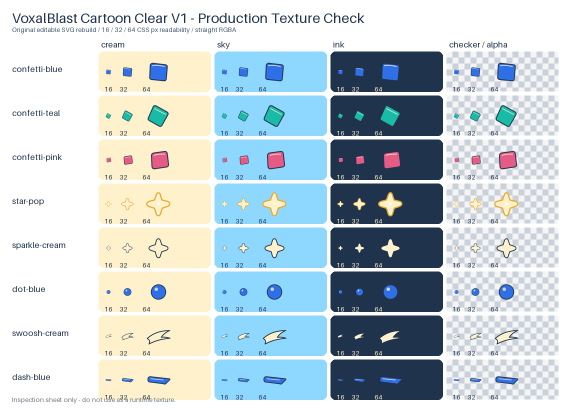
#> input picture docs/assets/cartoon-clear-v1/preview.png, 1152 x 820 px (shown at 1/2 size)
$ python -i build-impact-feedback-assets.py   (imports and definitions only)
#> lines starting #> are read from the running program, lines starting #| are printed output that depends on the picture
#!/usr/bin/env python3
"""Build and deeply validate VoxalBlast Impact Feedback V2 production assets.

Editable SVG/JSON under docs/assets/impact-feedback-v2/sources are source of truth.
Raster output uses offline Edge at 4x followed by Pillow LANCZOS. --check is
strictly read-only and validates hashes, frame policy, animation cleanup, and GLB.
"""
from __future__ import annotations

import argparse
import hashlib
import json
import math
import platform
import struct
import subprocess
import sys
import tempfile
import xml.etree.ElementTree as ET
from collections import deque
from pathlib import Path
from typing import Any

from PIL import Image, ImageDraw, ImageFont, ImageOps, __version__ as PILLOW_VERSION

ROOT = Path(__file__).resolve().parents[1]
PACK = ROOT / "docs" / "assets" / "impact-feedback-v2"
SOURCES = PACK / "sources"
RUNTIME = PACK / "runtime"
MANIFEST = PACK / "manifest.json"
CHECKS = PACK / "asset-checks.json"
PREVIEW = PACK / "preview.png"
CONTACT = PACK / "contact-sheet.png"
SAMPLER = PACK / "motion-sampler.webp"
SUPERSAMPLE = 4
BLEED = 4
CLEAR_BORDER = 4
PALETTE = {
    "navy": "#20334C", "blue": "#2F70E8", "teal": "#18BBA6",
    "pink": "#E65B86", "cream": "#FFF1CC", "warmGold": "#E2A62B",
    "sky": "#8ED8FF",
}
SEQUENCES = {
    "sweep-right": {
        "source": "sweep-right.svg", "frame": [256, 128], "count": 4,
        "durationsMs": [35, 35, 35, 35], "pivot": [0.92578125, 0.5],
        "frameIntervalsNormalized": [[0.0, 0.25], [0.25, 0.5], [0.5, 0.75], [0.75, 1.0]],
        "direction": "+X", "visibleHeightCells": 0.65, "designLengthCells": 1.4,
        "role": "filled fan-head directional clear brush; fixed head pivot follows branch travel progress",
    },
    "endpoint-pop": {
        "source": "endpoint-pop.svg", "frame": [128, 128], "count": 6,
        "durationsMs": [18, 22, 26, 26, 24, 24], "pivot": [0.5, 0.5],
        "role": "endpoint starburst one-shot; shape expands, breaks into rays, contracts",
    },
    "tap-feedback": {
        "source": "tap-feedback.svg", "frame": [128, 128], "count": 4,
        "durationsMs": [60, 35, 35, 30], "pivot": [0.5, 0.5],
        "reducedMotionFrame": 1, "reducedMotionHoldMs": 80,
        "role": "neutral default tap dot/ring; fixed center",
    },
}
MODEL_VARIANTS = {
    "blue": ["#62A5FF", "#2F70E8", "#1E54BE"],
    "teal": ["#55D9C8", "#18BBA6", "#0B877A"],
    "pink": ["#F38EAC", "#E65B86", "#B73E67"],
}
MODEL_FILES = ["cube.glb", "cube-blue.glb", "cube-teal.glb", "cube-pink.glb"]
RENDER_STATE: dict[str, Any] = {}


def write_text(path: Path, value: str) -> None:
    path.parent.mkdir(parents=True, exist_ok=True)
    path.write_text(value.replace("\r\n", "\n").replace("\r", "\n"), encoding="utf-8", newline="\n")


def json_text(value: Any) -> str:
    return json.dumps(value, ensure_ascii=False, indent=2, sort_keys=False) + "\n"


# [5 lines left out: function canonical_bytes, not called in this run]


def record(path: Path, kind: str) -> dict[str, Any]:
    raw = canonical_bytes(path)
    return {"path": path.relative_to(ROOT).as_posix(), "kind": kind, "bytes": len(raw), "sha256": hashlib.sha256(raw).hexdigest()}


# [73 lines left out: functions find_edge, edge_version, raster_svg, bleed_rgb, not called in this run]


def alpha_bounds(image: Image.Image) -> list[int] | None:
    box = image.getchannel("A").getbbox()
    return list(box) if box else None


# [73 lines left out: functions sequence_metadata, build_sequences, not called in this run]


def srgb_channel_to_linear(value: float) -> float:
    return value / 12.92 if value <= 0.04045 else ((value + 0.055) / 1.055) ** 2.4


def linear_channel_to_srgb(value: float) -> float:
    return value * 12.92 if value <= 0.0031308 else 1.055 * (value ** (1 / 2.4)) - 0.055


def hex_rgb_linear(value: str) -> list[float]:
    value = value.lstrip("#")
    return [srgb_channel_to_linear(int(value[i:i + 2], 16) / 255.0) for i in (0, 2, 4)]


# [30 lines left out: function rounded_cube_geometry, not called in this run]


def pad4(data: bytes, fill: bytes = b"\0") -> bytes:
    return data + fill * ((-len(data)) % 4)


# [56 lines left out: functions make_glb, build_models, not called in this run]


def font(size: int) -> ImageFont.ImageFont:
    return ImageFont.load_default(size=size)


# [58 lines left out: functions checker, draw_model, create_contact, not called in this run]


def create_preview(frames: dict[str, list[Image.Image]]) -> Image.Image:
    out = Image.new("RGBA", (1440, 1080), "#FFF8E5")
    draw = ImageDraw.Draw(out)
    draw.text((32, 18), "VoxalBlast / Impact Feedback V2 / OFFLINE ART SAMPLE", fill=PALETTE["navy"], font=font(32))
    draw.text((32, 56), "NOT GAME CAPTURE - 96px-cell section is enlarged inspection, not a phone-actual-size claim", fill="#42566F", font=font(17))
    bgs = [("cream", "#FFF1CC"), ("sky", "#8ED8FF"), ("navy", "#20334C"), ("checker", None)]
    for i, (label, color) in enumerate(bgs):
        x0, y0, x1, y1 = 32 + i*348, 92, 360 + i*348, 300
        if color: draw.rounded_rectangle((x0, y0, x1, y1), radius=22, fill=color)
        else: checker(draw, (x0, y0, x1, y1), 18)
        draw.text((x0+12, y0+10), f"{label} / enlarged 96px cell", fill="#20334C" if color != "#20334C" else "#FFF1CC", font=font(14))
        sweep = frames["sweep-right"][2].resize((134, 62), Image.Resampling.LANCZOS)
        out.alpha_composite(sweep, (x0+92, y0+38))
        out.alpha_composite(frames["endpoint-pop"][2].resize((82,82), Image.Resampling.LANCZOS), (x0+46, y0+116))
        out.alpha_composite(frames["tap-feedback"][1].resize((64,64), Image.Resampling.LANCZOS), (x0+215, y0+126))
    draw.text((32, 320), "ACTUAL CSS-PIXEL COMPARISON / sweep 1.4 x 0.65 cell / cube visible edge 0.44 cell", fill=PALETTE["navy"], font=font(21))
    for i, cell in enumerate((24, 32, 48)):
        x0, y0 = 70 + i*455, 365
        draw.rounded_rectangle((x0, y0, x0+390, y0+168), radius=18, fill="#8ED8FF", outline="#D6C9A3", width=2)
        draw.text((x0+16, y0+12), f"cellPitch = {cell}px (1:1 pixels)", fill="#20334C", font=font(16))
        gx, gy = x0+30, y0+74
        for c in range(5):
            draw.rectangle((gx+c*cell, gy, gx+(c+1)*cell-1, gy+cell-1), fill="#FFF1CC", outline="#20334C", width=1)
        sw, sh = round(1.4*cell), round(0.65*cell)
        sprite = frames["sweep-right"][2].resize((sw, sh), Image.Resampling.LANCZOS)
        out.alpha_composite(sprite, (gx+2*cell-round(0.92578125*sw), gy+(cell-sh)//2))
        edge = round(0.44*cell)
        draw_model(out, (x0+315-edge//2, gy+cell//2-edge//2, x0+315+edge//2, gy+cell//2+edge//2), RUNTIME/"cube-blue.glb")
        draw.text((x0+16, y0+138), f"sweep {sw}x{sh}px / cube edge {edge}px", fill="#42566F", font=font(14))
    draw.text((32, 560), "ACTUAL GLB SOFTWARE PREVIEW / one primitive + one material + linear COLOR_0 / unit rounded geometry", fill=PALETTE["navy"], font=font(20))
    variant_x = [80, 500, 920]
    for name, x in zip(MODEL_VARIANTS, variant_x):
        draw.rounded_rectangle((x, 600, x+360, 935), radius=26, fill="#FFFFFF", outline="#D6C9A3", width=3)
        draw_model(out, (x+34, 620, x+326, 860), RUNTIME/f"cube-{name}.glb")
        draw.text((x+118, 882), f"Cube_{name.title()}", fill=PALETTE["navy"], font=font(20))
    draw.text((32, 968), "Fixed sweep pivot (237,64); measured leading alpha <=240 (max +3px). Normalize every frame from union bounds, never per-frame bounds.", fill="#42566F", font=font(16))
    draw.text((32, 1000), "Source: editable SVG + deterministic GLB. Reproduction: offline Edge 4x + Pillow LANCZOS; model panels project actual GLB buffers in software.", fill="#42566F", font=font(15))
    draw.text((32, 1048), "Inspection-only; no GPU, hardware, haptic, camera, or actual-game capture claim.", fill="#607086", font=font(14))
    return out


# [12 lines left out: function board_base, not called in this run]


SAMPLER_DURATIONS_MS = [400, 35, 20, 20, 20, 18, 18, 22, 26, 26, 24, 24, 140, 140, 350, 60, 35, 35, 30, 500]


# [53 lines left out: function sampler_frame, not called in this run]


def create_sampler(frames: dict[str, list[Image.Image]]) -> list[Image.Image]:
    return [sampler_frame(i, frames) for i in range(len(SAMPLER_DURATIONS_MS))]


# [65 lines left out: functions parse_glb, accessor_values, validate_glb, not called in this run]


def frame_border_zero(frame: Image.Image, border: int = CLEAR_BORDER) -> bool:
    a=frame.getchannel("A"); w,h=frame.size
    return all(a.getpixel((x,y))==0 for y in range(h) for x in range(w) if x<border or y<border or x>=w-border or y>=h-border)


# [183 lines left out: functions verify, build, parse_args, main, not called in this run]


# [1 line not run here, left out]

>>> import cv2
>>> picture = cv2.imread('../docs/assets/cartoon-clear-v1/preview.png', cv2.IMREAD_GRAYSCALE)
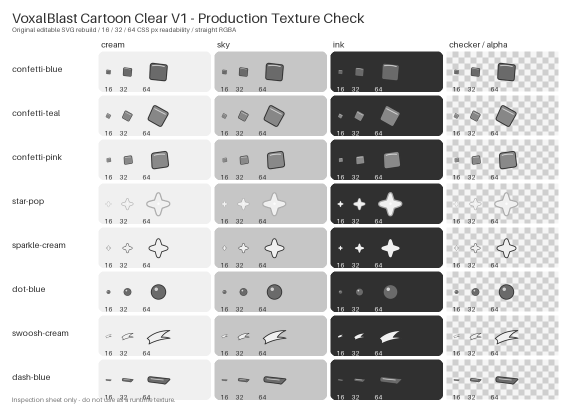
#> picture: shape (820, 1152) (shown at 1/2 size); min 22, max 255, mean 203.9
>>> result = create_preview(picture)
#> in create_preview, `out = Image.new("RGBA", (1440, 1080), "#FFF8E5")`:
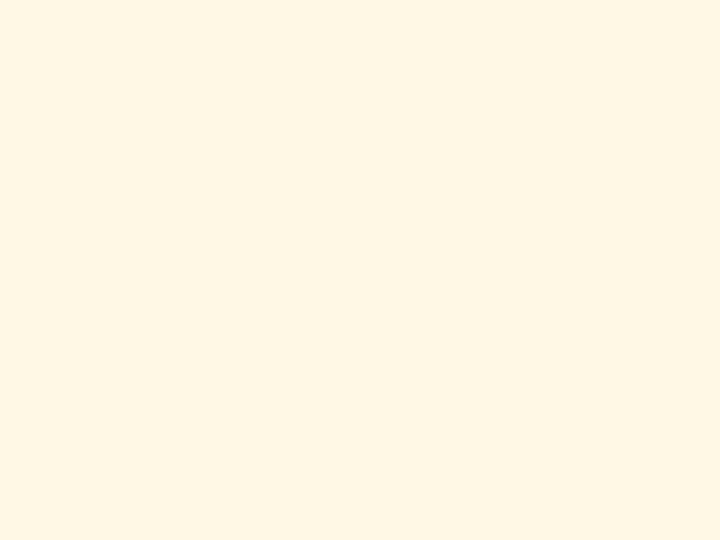
#> out: PIL image 1440x1080 RGBA (shown at 1/2 size); mean R, G, B, A 255, 248, 229, 255
#> after the loop in create_preview, `for i, (label, color) in enumerate(bgs):`:
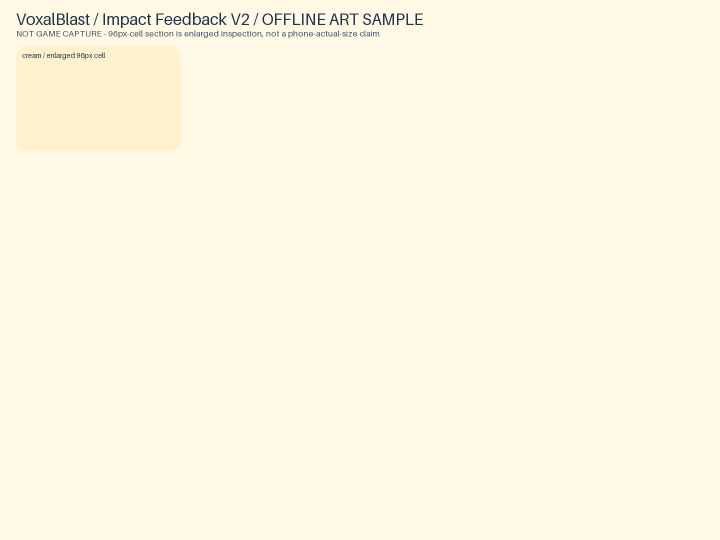
#> out: PIL image 1440x1080 RGBA (shown at 1/2 size); mean R, G, B, A 253.8, 246.7, 227.1, 255
#> (the run stopped early here; a loop or call above may not have finished)
